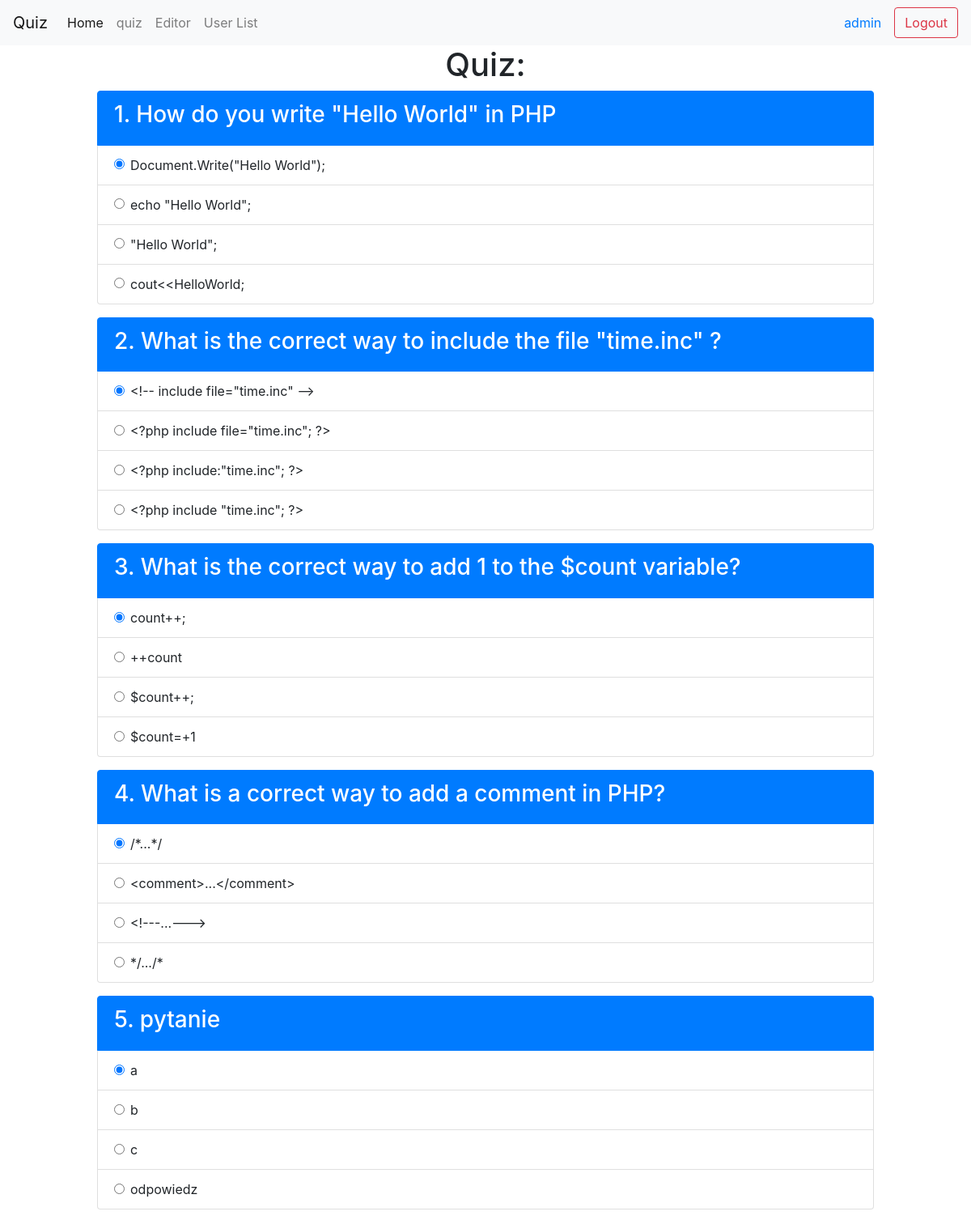
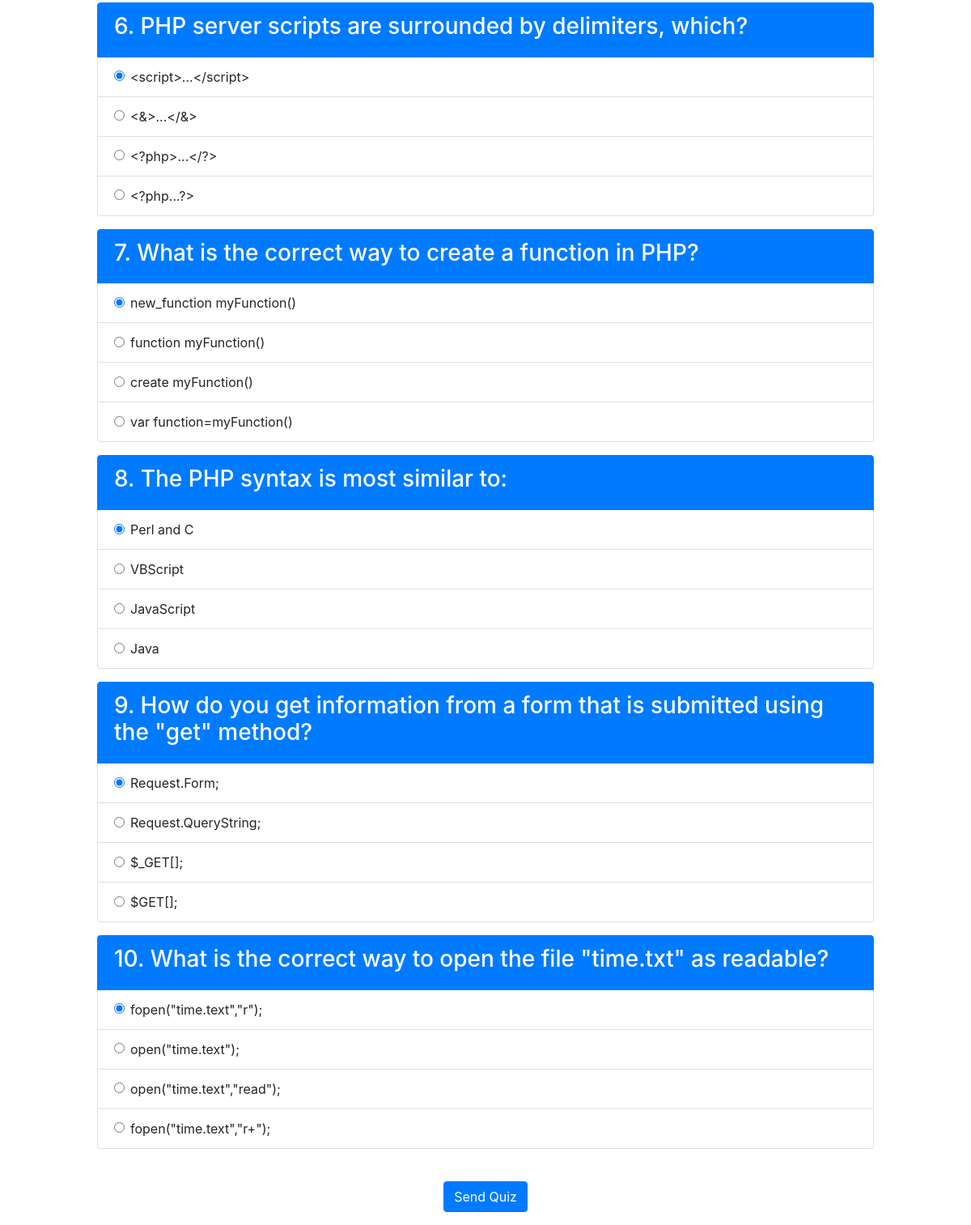
Page /quiz.php (signed in) on the committed database (2 pictures, top to bottom).
### tables this page shows
CREATE TABLE `questions` (
  `id` int(3) NOT NULL,
  `question` varchar(255) NOT NULL,
  `a` varchar(255) NOT NULL,
  `b` varchar(255) NOT NULL,
  `c` varchar(255) NOT NULL,
  `d` varchar(255) NOT NULL,
  `correct` char(1) NOT NULL,
  `all_answers` int(11) NOT NULL,
  `correct_answers` int(11) NOT NULL
);

### quiz.php (the view, shortened to what this page needs)
<?php include('session.php'); ?>
<html>
<head>
    <?php include('head.php'); ?>
</head>
<body>
    <?php include('nav.php'); ?>
    <div class="container">
        <div class="d-flex justify-content-center">
            <h1 class="text-center">Quiz:</h1>
        </div>
        <div class="d-flex justify-content-center">
            <form method="POST">
                <?php
                $sql = "SELECT * FROM questions ORDER BY RAND() LIMIT 10";
                $result = $conn->query($sql);
                if ($result->num_rows > 0) {
                    $a = array();
                    $i = 1;
                    while ($row = $result->fetch_assoc()) {
                        array_push($a, $row);
                        echo
                            '
                    <ul class="list-group mb-3" id="ul' . $i . '">
            <li class="list-group-item active"><h3>' . $i . '. ' . $row["question"] . '</h3></li>
            <li class="list-group-item">
                <div class="form-check">
                    <label class="form-check-label">
                        <input checked required value="a" type="radio" class="form-check-input" name="q' . $i . '">' . $row["a"] . '
                    </label>
                </div>
            </li>
            <li class="list-group-item">
                <div class="form-check">
                    <label class="form-check-label">
                        <input value="b" type="radio" class="form-check-input" name="q' . $i . '">' . $row["b"] . '
                    </label>
                </div>
            </li>
            <li class="list-group-item">
                <div class="form-check">
                    <label class="form-check-label">
                        <input value="c" type="radio" class="form-check-input" name="q' . $i . '">' . $row["c"] . '
                    </label>
                </div>
            </li>
            <li class="list-group-item">
                <div class="form-check">
                    <label  class="form-check-label">
                        <input value="d" type="radio" class="form-check-input" name="q' . $i . '">' . $row["d"] . '
                    </label>
                </div>
            </li>
        </ul>
                    ';
                        $i++;
                    }
                } else {
                    echo "NO QUESTIONS IN DATABASE";
                }
                ?>
            </form>
        </div>
        <div class="mb-3 col d-flex justify-content-center">
            <button id="checkquiz" class="btn btn-primary">Send Quiz</button>
        </div>
    </div>
</body>
</html>

### head.php (shortened to what this page needs)
<?php
echo '
<meta charset="UTF-8">
<meta name="viewport" content="width=device-width, initial-scale=1.0">
<meta http-equiv="X-UA-Compatible" content="ie=edge">
<link rel="stylesheet" href="https://stackpath.bootstrapcdn.com/bootstrap/4.3.1/css/bootstrap.min.css">
<script src="https://kit.fontawesome.com/93bd82d8ab.js"></script>
'
?>

### nav.php
<?php
echo '
<nav class="navbar navbar-expand-lg navbar-light bg-light">
  <a class="navbar-brand" href="index.php">Quiz</a>
  <div class="collapse navbar-collapse" id="navbarSupportedContent">
    <ul class="navbar-nav mr-auto">
      <li class="nav-item active">
        <a class="nav-link" href="index.php">Home <span class="sr-only">(current)</span></a>
      </li>
      <li class="nav-item">
        <a class="nav-link" href="quiz.php">quiz</a>
      </li>';
if ($_SESSION['admin'] == 1){
  echo '
  <li class="nav-item">
    <a class="nav-link" href="editor.php">Editor</a>
  </li>
  <li class="nav-item">
    <a class="nav-link" href="users.php">User List</a>
  </li>';
}
  echo '
  </ul>
  <a class="nav-link color-primary" href="#">' . $_SESSION["login_user"] . '</a>
        <a href="logout.php" class="btn btn-outline-danger my-2 my-sm-0">Logout</a>
        </div></nav>';

### quiz.php (style rules this page uses)
form { width: 960px; }

### rows in the picture
questions: question "How do you write \"Hello World\" in PHP", a "Document.Write(\"Hello World\");", b "echo \"Hello World\";", c "\"Hello World\";", d "cout<<HelloWorld;"
questions: question "What is the correct way to include the file \"time.inc\" ?", a "<!-- include file=\"time.inc\" -->", b "<?php include file=\"time.inc\"; ?>", c "<?php include:\"time.inc\"; ?>", d "<?php include \"time.inc\"; ?>"
questions: question "What is the correct way to add 1 to the $count variable?", a "count++;", b "++count", c "$count++;", d "$count=+1"
questions: question "What is a correct way to add a comment in PHP?", a "/*...*/", b "<comment>...</comment>", c "<!---...--->", d "*/.../*"
questions: question "pytanie", a "a", b "b", c "c", d "odpowiedz"
questions: question "PHP server scripts are surrounded by delimiters, which?", a "<script>...</script>", b "<&>...</&>", c "<?php>...</?>", d "<?php...?>"
questions: question "What is the correct way to create a function in PHP?", a "new_function myFunction()", b "function myFunction()", c "create myFunction()", d "var function=myFunction()"
questions: question "The PHP syntax is most similar to:", a "Perl and C", b "VBScript", c "JavaScript", d "Java"
questions: question "How do you get information from a form that is submitted using the \"get\" method?", a "Request.Form;", b "Request.QueryString;", c "$_GET[];", d "$GET[];"
questions: question "What is the correct way to open the file \"time.txt\" as readable?", a "fopen(\"time.text\",\"r\");", b "open(\"time.text\");", c "open(\"time.text\",\"read\");", d "fopen(\"time.text\",\"r+\");"

### other values in the picture
$_SESSION["login_user"] "admin"
